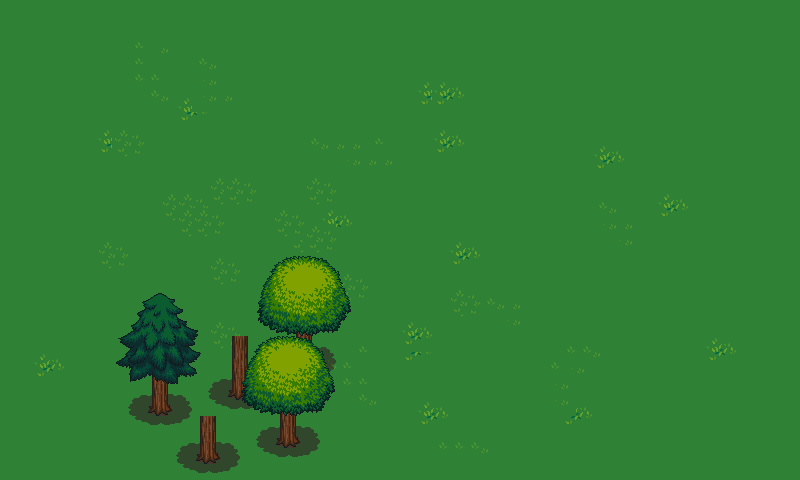

Below is a game level as drawn by its tile map, then a one-line description and the .tmx that defines it (tile-layer data replaced by summaries):
An orthogonal 50x30 tile map with 16x16 px tiles, 4 tile layers (ground, tree_bases, tree_tops, Tile Layer 6), 2 hidden layers not drawn, 7 tilesets.

<map version="1.0" orientation="orthogonal" renderorder="right-down" width="50" height="30" tilewidth="16" tileheight="16" nextobjectid="4">
 <tileset firstgid="1" name="ground_tiles" tilewidth="16" tileheight="16" tilecount="192" columns="24">
  <image source="ground_tiles.png" width="384" height="128" />
 </tileset>
 <tileset firstgid="193" name="treetop" tilewidth="16" tileheight="16" tilecount="168" columns="12">
  <image source="LPC/treetop.png" width="192" height="224" />
 </tileset>
 <tileset firstgid="361" name="barrel" tilewidth="16" tileheight="16" tilecount="32" columns="8">
  <image source="LPC/barrel.png" width="128" height="64" />
 </tileset>
 <tileset firstgid="393" name="lavarock" tilewidth="16" tileheight="16" tilecount="72" columns="6">
  <image source="LPC/lavarock.png" width="96" height="192" />
 </tileset>
 <tileset firstgid="465" name="trunk" tilewidth="16" tileheight="16" tilecount="72" columns="12">
  <image source="LPC/trunk.png" width="192" height="96" />
 </tileset>
 <tileset firstgid="537" name="lavarock" tilewidth="16" tileheight="16" tilecount="72" columns="6">
  <image source="LPC/lavarock.png" width="96" height="192" />
 </tileset>
 <tileset firstgid="609" name="grass" tilewidth="16" tileheight="16" tilecount="72" columns="6">
  <image source="LPC/grass.png" width="96" height="192" />
 </tileset>
 <layer name="obstacles" width="50" height="30" visible="0">
  <data>[1500 cells, 192 non-empty, 68 distinct tile ids]</data>
 </layer>
 <layer name="walkables" width="50" height="30" visible="0">
  <data>[1500 cells, 1500 non-empty, 17 distinct tile ids]</data>
 </layer>
 <layer name="ground" width="50" height="30">
  <data>[1500 cells, 1500 non-empty, 16 distinct tile ids]</data>
 </layer>
 <layer name="tree_bases" width="50" height="30">
  <data>[1500 cells, 90 non-empty, 20 distinct tile ids]</data>
 </layer>
 <layer name="tree_tops" width="50" height="30">
  <data>[1500 cells, 96 non-empty, 66 distinct tile ids]</data>
 </layer>
 <layer name="Tile Layer 6" width="50" height="30">
  <data>[1500 cells, 0 non-empty, 0 distinct tile ids]</data>
 </layer>
 <objectgroup color="#aa0000" name="Object Layer 1" />
</map>
